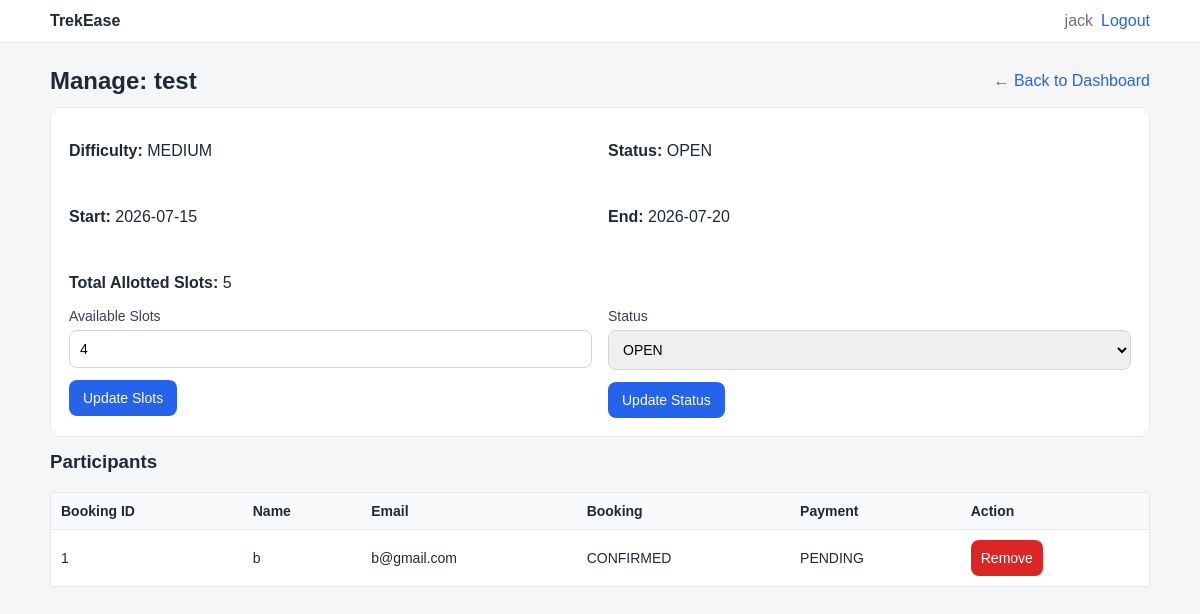
Page /staff/trek/1 (signed in) on the committed database.
### databases.py (models this page shows, shortened)
class Trek(db.Model):
    __tablename__ = "treks"
    id = db.Column(db.Integer, primary_key=True)
    name = db.Column(db.String(150), nullable=False)
    difficulty = db.Column(db.String(20), nullable=False)  # EASY/MEDIUM/HARD
    location = db.Column(db.String(150), nullable=True)
    duration_days = db.Column(db.Integer, nullable=False)
    start_date = db.Column(db.Date, nullable=False)
    end_date = db.Column(db.Date, nullable=False)
    available_slots = db.Column(db.Integer, nullable=False)
    status = db.Column(db.String(20), nullable=False, default="DRAFT")  # DRAFT/PUBLISHED/CANCELLED
    assigned_staff_id = db.Column(db.Integer, db.ForeignKey("staff_profiles.id"), nullable=True)
    assigned_staff = db.relationship("StaffProfile", back_populates="assigned_treks", foreign_keys=[assigned_staff_id])
    bookings = db.relationship("Booking", back_populates="trek", cascade="all, delete-orphan")

class Booking(db.Model):
    __tablename__ = "bookings"
    __table_args__ = (
        db.UniqueConstraint("user_id", "trek_id", name="uq_user_trek"),
    )
    id = db.Column(db.Integer, primary_key=True)
    user_id = db.Column(db.Integer, db.ForeignKey("users.id"), nullable=False)
    trek_id = db.Column(db.Integer, db.ForeignKey("treks.id"), nullable=False)
    booking_status = db.Column(db.String(10), nullable=False, default="PENDING")
    payment_status = db.Column(db.String(10), nullable=False, default="UNPAID")
    booking_date = db.Column(db.Date, nullable=False, default=date.today)
    user = db.relationship("User", back_populates="bookings")
    trek = db.relationship("Trek", back_populates="bookings")

class User(db.Model):
    __tablename__ = "users"
    id = db.Column(db.Integer, primary_key=True)
    name = db.Column(db.String(100), nullable=False)
    email = db.Column(db.String(100), unique=True, nullable=False)
    password = db.Column(db.String(255), nullable=False)
    role = db.Column(db.String(20), nullable=False)  # ADMIN / STAFF / TREKKER
    created_at = db.Column(db.DateTime, default=datetime.utcnow, nullable=False)
    staff_profile = db.relationship("StaffProfile", back_populates="user", uselist=False)
    bookings = db.relationship("Booking", back_populates="user")

### app.py (the view)
@app.get("/staff/trek/<int:trek_id>")
def staff_trek_detail(trek_id):
    if session.get("role") != "STAFF":
        return redirect(url_for("login"))
    staff = StaffProfile.query.filter_by(user_id=session.get("user_id")).first()
    trek = Trek.query.get_or_404(trek_id)
    booked_count = Booking.query.filter_by(trek_id=trek.id).count()
    total_slots = trek.available_slots + booked_count
    if not staff or trek.assigned_staff_id != staff.id:
        flash("You are not allowed to access this trek.", "danger")
        return redirect(url_for("staff_dashboard"))
    participants = Booking.query.filter_by(trek_id=trek.id).all()
    return render_template(
        "staf_td.html",
        trek=trek,
        participants=participants,
        total_slots=total_slots,
    )

### templates/staf_td.html (shortened to what this page needs)
{% extends "base.html" %}
{% block content %}
<div class="actions-inline" style="justify-content:space-between; margin-bottom:12px;">
  <h2 style="margin:0;">Manage: {{ trek.name }}</h2>
  <a href="{{ url_for('staff_dashboard') }}">← Back to Dashboard</a>
</div>
<div class="card">
  <div class="grid-2">
    <p><strong>Difficulty:</strong> {{ trek.difficulty }}</p>
    <p><strong>Status:</strong> {{ trek.status }}</p>
    <p><strong>Start:</strong> {{ trek.start_date }}</p>
    <p><strong>End:</strong> {{ trek.end_date }}</p>
    <p><strong>Total Allotted Slots:</strong> {{ total_slots }}</p>
  </div>
  <div class="grid-2">
    <form method="POST" action="{{ url_for('staff_update_slots', trek_id=trek.id) }}">
      <div class="form-row">
        <label>Available Slots</label>
        <input type="number" name="available_slots" min="0" value="{{ trek.available_slots }}" required>
      </div>
      <button class="btn" type="submit">Update Slots</button>
    </form>
    <form method="POST" action="{{ url_for('staff_update_status', trek_id=trek.id) }}">
      <div class="form-row">
        <label>Status</label>
        <select name="status" required>
          {% for s in ["OPEN","CLOSED","STARTED","ONGOING","COMPLETED"] %}
            <option value="{{ s }}" {% if trek.status == s %}selected{% endif %}>{{ s }}</option>
          {% endfor %}
        </select>
      </div>
      <button class="btn" type="submit">Update Status</button>
    </form>
  </div>
</div>
<div style="height:14px;"></div>
<h3>Participants</h3>
<table>
  <tr>
    <th>Booking ID</th>
    <th>Name</th>
    <th>Email</th>
    <th>Booking</th>
    <th>Payment</th>
    <th>Action</th>
  </tr>
  {% for b in participants %}
  <tr>
    <td>{{ b.id }}</td>
    <td>{{ b.user.name }}</td>
    <td>{{ b.user.email }}</td>
    <td>{{ b.booking_status }}</td>
    <td>{{ b.payment_status }}</td>
    <td>
      <form method="POST" action="{{ url_for('staff_remove_participant', trek_id=trek.id, booking_id=b.id) }}">
        <button class="btn-danger" type="submit">Remove</button>
      </form>
    </td>
  </tr>
  {% endfor %}
</table>
{% endblock %}

### static/style.css (style rules this page uses)
:root { --bg: #f5f6f8; --card: #ffffff; --text: #1f2937; --muted: #6b7280; --border: #e5e7eb; --primary: #2563eb; --danger: #dc2626; --success: #16a34a; }
* { box-sizing: border-box; }
body { margin: 0; font-family: Arial, Helvetica, sans-serif; background: var(--bg); color: var(--text); }
a { color: var(--primary); text-decoration: none; }
.card { background: var(--card); border: 1px solid var(--border); border-radius: 10px; padding: 18px; }
h1, h2, h3, h4 { margin-top: 0; }
.grid-2 { display: grid; grid-template-columns: 1fr 1fr; gap: 16px; }
table { width: 100%; border-collapse: collapse; background: #fff; border: 1px solid var(--border); }
th, td { border-bottom: 1px solid var(--border); text-align: left; padding: 10px; font-size: 14px; }
th { background: #f9fafb; }
input, select, button, textarea { width: 100%; padding: 10px; border: 1px solid #d1d5db; border-radius: 8px; font-size: 14px; }
label { display: block; margin-bottom: 6px; font-size: 14px; color: #374151; }
.form-row { margin-bottom: 12px; }
.btn { width: auto; background: var(--primary); color: #fff; border: none; cursor: pointer; padding: 10px 14px; }
.btn-danger { background: var(--danger); color: #fff; border: none; width: auto; }
.actions-inline { display: flex; gap: 8px; align-items: center; flex-wrap: wrap; }

### rows in the picture
Trek: name "test", difficulty "MEDIUM", status "OPEN", start_date "2026-07-15", end_date "2026-07-20", available_slots "4"
Booking: id "1", user.name "b", user.email "b@gmail.com", booking_status "CONFIRMED", payment_status "PENDING"

### other values in the picture
{{ session.get("name") }} "jack"
{{ total_slots }} "5"
